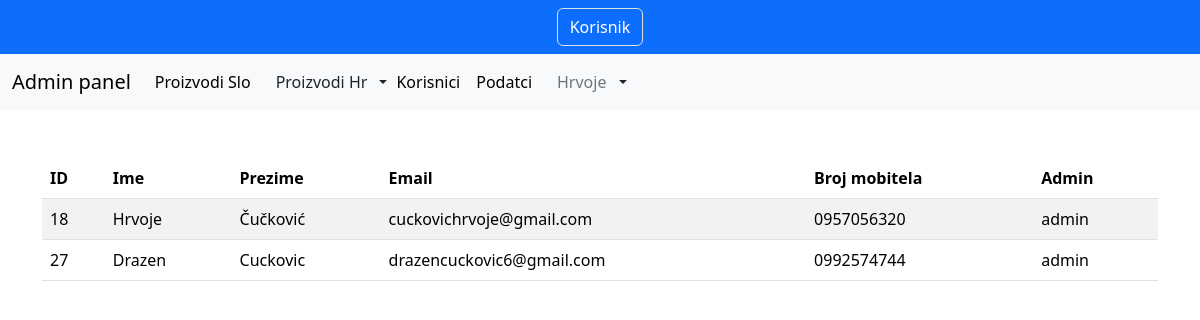
Screenshot of /userDisplay.php (signed in) with the database file from the repository.
### tables this page shows
CREATE TABLE `users` (
  `user_id` int(11) NOT NULL,
  `name` varchar(255) NOT NULL,
  `surname` varchar(255) NOT NULL,
  `email` varchar(255) NOT NULL,
  `number` varchar(255) NOT NULL,
  `password` varchar(255) NOT NULL,
  `is_admin` int(11) NOT NULL,
  `created_at` date NOT NULL DEFAULT current_timestamp(),
  `reset_token_hash` varchar(64) DEFAULT NULL,
  `reset_token_expires_at` datetime DEFAULT NULL
);

### app/classes/dataInterface.php (the view, shortened to what this page needs)
<?php
  class Model {
    protected $conn;
    public function __construct(User $user) {
      global $conn;
      $this->conn = $conn;
    }
    public function getUsers() {
      $sql = "SELECT * FROM users";
      $stmt = $this->conn->prepare($sql);
      $stmt->execute();
      $results = $stmt->get_result();
      $data = array();
      while ($row = $results->fetch_assoc()) {
        array_push($data, $row);
      }
      return $data;
    }
    public function printUsers() {
      $users = $this->getUsers();
      foreach ($users as $key => $user) {
        $row = "";
        $row.= "
          <tr onclick =\"window.location.href='singleUser.php?data=".$user['user_id']."'\">
              <td>".$user['user_id']."</td>
              <td>".$user['name']."</td>
              <td>".$user['surname']."</td>
              <td>".$user['email']."</td>
              <td>".$user['number']."</td>";
        if($user["is_admin"] == 1) {
            $row.= "
              <td>admin</td>
            ";
        }else {
          $row.= "
              <td>kosrinik</td>
          ";
        }
        $row.= "
          </tr>
        ";
        echo $row;
      }
    }
  }
?>

### css/my-style.css (style rules this page uses)
:root { --blue: #228be6; --white: #fff; --darkGrey: #b3b3b3; --black: #000; --yonex-blue: #0b50a1; --yonex-green: #1d9533; }

### rows the page displays
users: user_id "18", name "Hrvoje", surname "Čučković", email "cuckovichrvoje@gmail.com", number "0957056320", is_admin "admin"
users: user_id "27", name "Drazen", surname "Cuckovic", email "drazencuckovic6@gmail.com", number "0992574744", is_admin "admin"

### other values shown
$_SESSION["name"] "Hrvoje"
